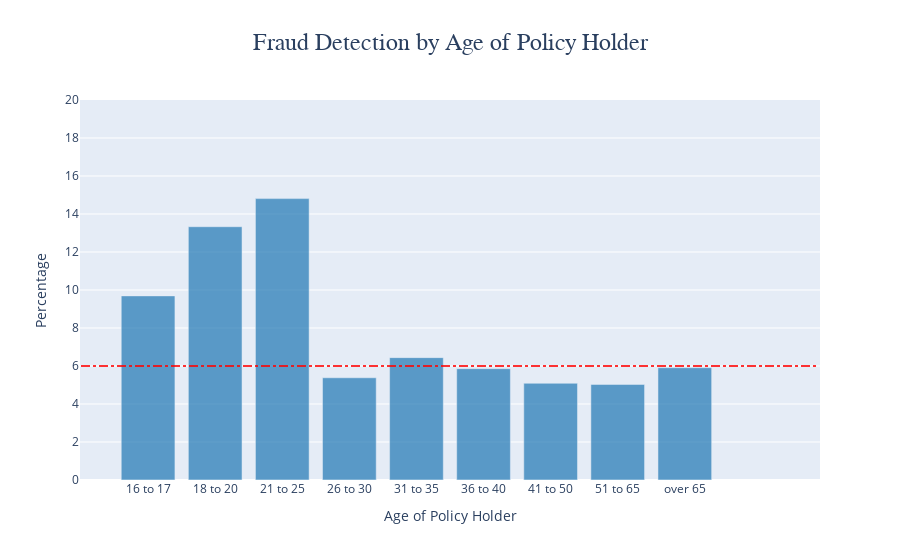

The notebook cell this image was saved under:
### Code cell
df_fraud = df_viz[df_viz['FraudFound_P'] == 1]
df_non_fraud = df_viz[df_viz['FraudFound_P'] == 0]

df_counts_ageofpolicyholder = df_viz['AgeOfPolicyHolder'].value_counts().sort_index()
df_counts_fraud_ = df_fraud['AgeOfPolicyHolder'].value_counts().sort_index()

df_percentages_fraud_ = round((df_counts_fraud_ / df_counts_ageofpolicyholder) * 100, 2)

# Bar Chart
fig = go.Figure()

fig.add_trace(go.Bar(x=df_percentages_fraud_.index, y=df_percentages_fraud_.values,
    marker_color='rgba(31, 119, 180, 0.7)'))

fig.update_layout(
    title={
        'text': 'Fraud Detection by Age of Policy Holder',
        'x':0.5,
        'font': {'family': "Arial, sans-serif", 'size': 24}
    })

fig.update_layout(
    xaxis=dict(title='Age of Policy Holder'), yaxis=dict(title='Percentage', range=[0, 20], dtick=2), legend=dict(title='Outcome'))

fig.add_shape(
    type="line",
    x0=-1,
    y0=6,
    x1=10,
    y1=6,
    line=dict(
        color="rgba(255, 0, 0, 0.8)",
        width=2,
        dash="dashdot",
    ),
)

fig.show()

### Figure 1 — Plotly figure (JSON) as saved in the notebook; plotly's stock layout.template omitted (floating-point values rounded to 4 significant figures)
{"data": [{"marker": {"color": "rgba(31, 119, 180, 0.7)"}, "type": "bar", "x": ["16 to 17", "18 to 20", "21 to 25", "26 to 30", "31 to 35", "36 to 40", "41 to 50", "51 to 65", "over 65"], "y": [9.69, 13.33, 14.81, 5.38, 6.44, 5.86, 5.09, 5.03, 5.91]}], "layout": {"legend": {"title": {"text": "Outcome"}}, "shapes": [{"line": {"color": "rgba(255, 0, 0, 0.8)", "dash": "dashdot", "width": 2}, "type": "line", "x0": -1, "x1": 10, "y0": 6, "y1": 6}], "title": {"font": {"family": "Arial, sans-serif", "size": 24}, "text": "Fraud Detection by Age of Policy Holder", "x": 0.5}, "xaxis": {"title": {"text": "Age of Policy Holder"}}, "yaxis": {"dtick": 2, "range": [0, 20], "title": {"text": "Percentage"}}}}
